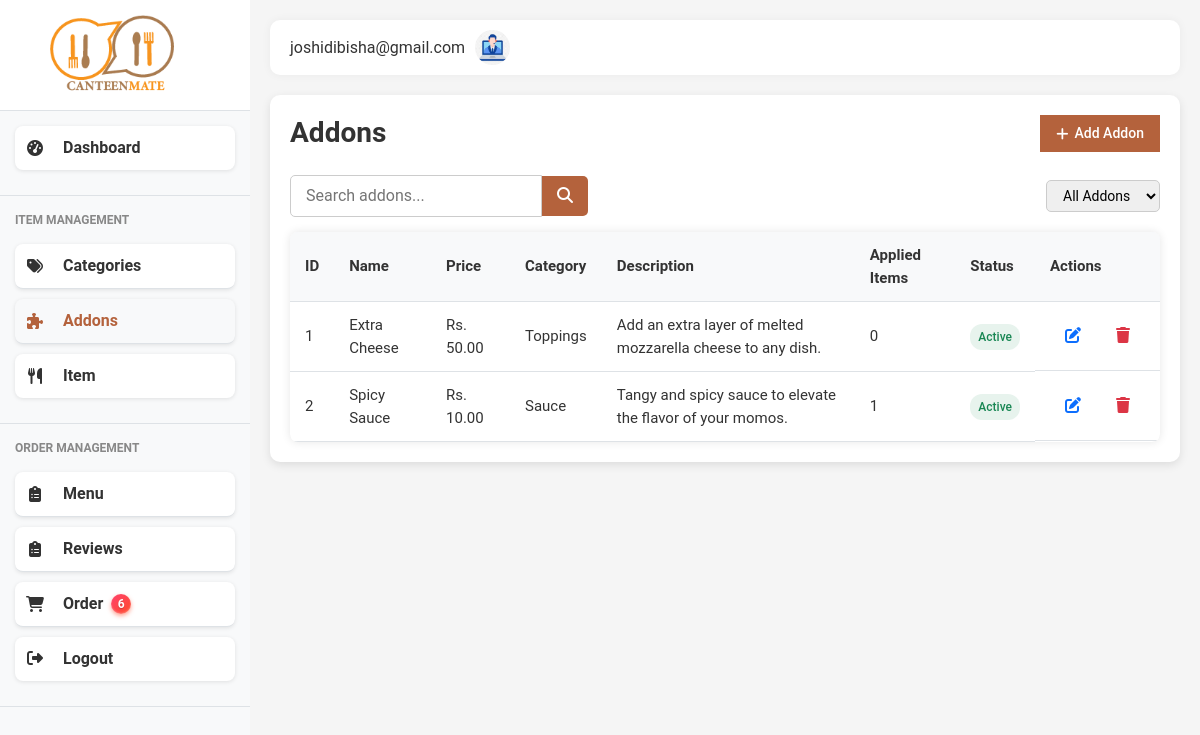
Screenshot of /admin/addons (signed in) with the database file from the repository.
### models.py (models this page shows, shortened)
class User(db.Model):
    id = db.Column(db.Integer, primary_key=True)
    fullname = db.Column(db.String(100), nullable=False)
    email = db.Column(db.String(100), unique=True, nullable=False)
    password = db.Column(db.String(200), nullable=False)
    role = db.Column(db.String(20), nullable=False)
    phone = db.Column(db.String(10))
    created_at = db.Column(db.DateTime, server_default=db.func.now())

class Addon(db.Model):
    __tablename__ = 'addons'
    id = db.Column(db.Integer, primary_key=True)
    name = db.Column(db.String(100), nullable=False)
    price = db.Column(db.Float, nullable=False)
    category = db.Column(db.String(50), nullable=False)
    description = db.Column(db.Text)
    status = db.Column(db.Boolean, default=True)
    items = db.relationship('Item', secondary='addon_item_association', back_populates='addons')
    def applied_items_count(self):
        return len(self.items)

### main.py (the view)
@app.route('/admin/addons')
@login_required
def addons():
    user_id = session['user_id']
    user = User.query.get(user_id)
    addons = Addon.query.all()
    return render_template('admin/addons.html', user=user, addons=addons, active_page='addons')

### main.py (called while the page is built)
def login_required(view):
    @functools.wraps(view)
    def wrapped_view(**kwargs):
        if 'user_id' not in session:
            flash('Please log in to access this page', 'warning')
            return redirect(url_for('login'))
        return view(**kwargs)
    return wrapped_view

@app.context_processor
def inject_new_orders_count():
    count = Order.query.filter_by(status='pending').count()
    print(count)
    return dict(new_orders_count=count)

### templates/admin/addons.html (shortened to what this page needs)
{% extends "admin/admin_base.html" %}
{% block content %}
<div class="categories-content">
  <div class="section-header">
    <h1 class="page-title">Addons</h1>
    <button class="add-btn" id="addAddonBtn">
      <i class="fas fa-plus"></i> Add Addon
    </button>
  </div>
  <div class="section-filters">
    <div class="search-box">
      <input type="text" placeholder="Search addons..." />
      <button><i class="fas fa-search"></i></button>
    </div>
    <div class="filter-dropdown">
      <select>
        <option>All Addons</option>
      </select>
    </div>
  </div>
  <div class="addons-list" style="{% with messages = get_flashed_messages(with_categories=true) %}
                                                {% endwith %}">
    <div class="data-table">
      <table>
        <thead>
          <tr>
            <th>ID</th>
            <th>Name</th>
            <th>Price</th>
            <th>Category</th>
            <th>Description</th>
            <th>Applied Items</th>
            <th>Status</th>
            <th>Actions</th>
          </tr>
        </thead>
        <tbody>
          {% if addons %} {% for addon in addons %}
          <tr>
            <td>{{ addon.id }}</td>
            <td>{{ addon.name }}</td>
            <td>Rs. {{ '%.2f'|format(addon.price) }}</td>
            <td>{{ addon.category }}</td>
            <td>{{ addon.description or '-' }}</td>
            <td>{{ addon.applied_items_count() }}</td>
            <td>
              <span
                class="status {{ 'active' if addon.status else 'inactive' }}"
                >{{ 'Active' if addon.status else 'Inactive' }}</span
              >
            </td>
            <td class="actions">
              <form
                method="POST"
                action="{{ url_for('edit_addon', addon_id=addon.id) }}"
                style="display: inline"
              >
                <button
                  class="btn-edit"
                  data-id="{{ addon.id }}"
                  data-name="{{ addon.name }}"
                  data-price="{{ addon.price }}"
                  data-category="{{ addon.category }}"
                  data-description="{{ addon.description or '' }}"
                  data-status="{{ 'active' if addon.status else 'inactive' }}"
                  title="Edit"
                >
                  <i class="fas fa-edit"></i>
                </button>
              </form>
              <form
                method="POST"
                action="{{ url_for('delete_addon', addon_id=addon.id) }}"
                style="display: inline"
                onsubmit="return confirm('Are you sure you want to delete this addon?');"
              >
                <button class="btn-delete" title="Delete">
                  <i class="fas fa-trash"></i>
                </button>
              </form>
            </td>
          </tr>
          {% endfor %} {% else %}
          <tr>
            <td colspan="8" style="text-align: center; padding: 1rem">
              No addons available.
            </td>
          </tr>
          {% endif %}
        </tbody>
      </table>
    </div>
  </div>
</div>
{% endblock %}

### templates/admin/admin_base.html (shortened to what this page needs)
<!DOCTYPE html>
<html lang="en">
<head>
    <link href="https://cdnjs.cloudflare.com/ajax/libs/bootstrap/5.3.0/css/bootstrap.min.css" rel="stylesheet">
    <link href="https://cdnjs.cloudflare.com/ajax/libs/font-awesome/6.4.0/css/all.min.css" rel="stylesheet">
    <link href="{{ url_for('static', filename='css/style.css') }}" rel="stylesheet">
    <link href="{{ url_for('static', filename='css/admin_styles.css') }}" rel="stylesheet">
    <link href="{{ url_for('static', filename='css/content-page.css') }}" rel="stylesheet">
</head>
<body>
    <div class="d-flex">
    <div class="sidebar">
        <div class="brand">
            <img src="{{ url_for('static', filename='img/logo.png') }}" href={{ url_for('dashboard')}} alt="Canteen Logo">
        </div>
        <nav>
            <div class="menu-section">
                <a href="{{ url_for('dashboard')}}" class="menu-item {% if active_page == 'dashboard' %}active{% endif %}">
                    <i class="fas fa-tachometer-alt"></i>
                    Dashboard
                </a>
            </div>
            <div class="menu-section">
                <div class="menu-title">ITEM MANAGEMENT</div>
                <a href="{{ url_for('categories') }}" class="menu-item {% if active_page == 'categories' %}active{% endif %}">
                    <i class="fas fa-tags"></i>
                    Categories
                </a>
                <a href="{{ url_for('addons')}}" class="menu-item {% if active_page == 'addons' %}active{% endif %}">
                    <i class="fas fa-puzzle-piece"></i>
                    Addons
                </a>
                <a href="{{ url_for('items')}}" class="menu-item  {% if active_page == 'items' %}active{% endif %}">
                    <i class="fas fa-utensils"></i>
                    Item
                </a>
            </div>
            <div class="menu-section">
                <div class="menu-title">ORDER MANAGEMENT</div>
                <a href="{{ url_for('menu') }}" class="menu-item  {% if active_page == 'menu' %}active{% endif %}">
                    <i class="fas fa-clipboard-list"></i>
                    Menu
                </a>
                <a href="{{ url_for('admin_reviews') }}" class="menu-item  {% if active_page == 'reviews' %}active{% endif %}">
                    <i class="fas fa-clipboard-list"></i>
                    Reviews
                </a>
               <a href="{{ url_for('admin_orders') }}" class="menu-item {% if active_page == 'admin_orders' %}active{% endif %}">
                <i class="fas fa-shopping-cart"></i>
                Order
                {% if new_orders_count > 0 %}
                <span class="order_badge">{{ new_orders_count }}</span>
                {% endif %}
            </a>
                <a href="{{ url_for('logout') }}" class="menu-item {% if active_page == 'logout' %}active{% endif %}">
                    <div class="menu-icon"><i class="fas fa-sign-out-alt"></i></div>
                    <div class="menu-text">Logout</div>
                </a>
            </div>
        </nav>
    </div>
    <div class="content-wrapper">
        <div class="top-navbar">
            <div class="d-flex align-items-center">
                <div class="user-profile">
                    <div class="user-info">
                        <div class="user-email">{{ user.email }}</div>
                    </div>
                    <img src="{{ url_for('static', filename='img/admin.jpg') }}" alt="User Avatar">
                </div>
            </div>
        </div>
    {% block content %}{% endblock %}
</body>
</html>

### static/css/style.css (style rules this page uses)
:root { --primary-color: #f7941d; --secondary-color: #e74c3c; --light-gray: #f8f9fa; --dark-gray: #343a40; --success-color: #28a745; --warning-color: #ffc107; --danger-color: #dc3545; --border-color: #dee2e6; }
body { font-family: 'Segoe UI', Tahoma, Geneva, Verdana, sans-serif; background-color: #f5f5f5; overflow-x: hidden; }
.d-flex { display: flex; }
.sidebar { height: 100vh; flex: 0 0 clamp(200px, 25%, 250px); overflow-y: auto; position: fixed; width: clamp(200px, 25%, 250px); background-color: #f8f9fa; transition: transform 0.3s ease, width 0.3s ease; z-index: 1000; }
.brand { background-color: white; padding: 15px; border-bottom: 1px solid var(--border-color); display: flex; align-items: center; padding-left: 20%; }
.brand img { height: 80px; }
.menu-section { padding: 15px; border-bottom: 1px solid var(--border-color); }
.menu-title { font-size: 12px; color: #888; font-weight: bold; margin-bottom: 15px; text-transform: uppercase; }
.menu-item { display: flex; align-items: center; gap: 8px; background: #fff; padding: 12px 20px; margin-bottom: 10px; border-radius: 8px; text-decoration: none; color: #333; box-shadow: 0 1px 4px rgb(0 0 0 / 0.1); width: 220px; font-weight: 600; user-select: none; }
.order_badge { display: inline-flex; align-items: center; justify-content: center; min-width: 20px; height: 20px; padding: 0 6px; font-size: 12px; font-weight: 600; color: white; background: linear-gradient(135deg, #ff416c, #ff4b2b); border-radius: 12px; box-shadow: 0 2px 4px rgba(255, 75, 43, 0.5), inset 0 -1px 2px rgba(255, 255, 255, 0.3); user-select: none; transition: background 0.3s ease, transform 0.15s ease; cursor: default; text-shadow: 0 1px 1px rgba(0,0,0,0.2); }
.menu-item:hover, .menu-item.active { background-color: var(--light-gray); color: #b4623c; }
.menu-item i { width: 20px; text-align: center; margin-right: 10px; }
.content-wrapper { margin-left: clamp(200px, 25%, 250px); padding: 20px; width: calc(100% - clamp(200px, 25%, 250px)); transition: margin-left 0.3s ease, width 0.3s ease; overflow-x: hidden; }
.top-navbar { display: flex; justify-content: space-between; align-items: center; background-color: white; border-radius: 10px; padding: 10px 20px; margin-bottom: 20px; box-shadow: 0 0 10px rgba(0,0,0,0.05); }
.user-profile { display: flex; align-items: center; gap: 10px; }
.user-profile img { width: 40px; height: 40px; border-radius: 50%; object-fit: cover; }
.user-profile .user-info { display: flex; flex-direction: column; }
.section-header { display: flex; justify-content: space-between; align-items: center; margin-bottom: 15px; }
.page-title { font-size: 28px; font-weight: 700; }
.add-btn { background-color: #007bff; color: white; border: none; padding: 8px 16px; font-size: 14px; border-radius: 5px; cursor: pointer; display: flex; align-items: center; gap: 6px; transition: background-color 0.3s ease; }
.section-filters { display: flex; justify-content: space-between; align-items: center; margin-bottom: 15px; gap: 15px; flex-wrap: wrap; }
.filter-dropdown select { padding: 6px 12px; border-radius: 5px; border: 1px solid #ccc; font-size: 14px; cursor: pointer; }
.data-table { overflow-x: auto; border-radius: 8px; box-shadow: 0 0 10px rgb(0 0 0 / 0.1); }
.data-table table { width: 100%; border-collapse: collapse; min-width: 600px; }
.data-table th, .data-table td { padding: 12px 16px; text-align: left; border-bottom: 1px solid #eee; vertical-align: middle; font-size: 15px; }
.data-table thead { background-color: #f8f9fa; font-weight: 600; font-size: 16px; }
.actions { display: flex; gap: 10px; }

### static/css/content-page.css (style rules this page uses)
.categories-content, .attribute-content, .units-content { background-color: #fff; border-radius: 10px; padding: 20px; box-shadow: 0 3px 10px rgba(0, 0, 0, 0.1); }

### rows the page displays
User: email "joshidibisha@gmail.com"
Addon: id "1", name "Extra Cheese", price "50.00", category "Toppings", description "Add an extra layer of melted mozzarella cheese to any dish.", applied_items_count "0", status "Active"
Addon: id "2", name "Spicy Sauce", price "10.00", category "Sauce", description "Tangy and spicy sauce to elevate the flavor of your momos.", applied_items_count "1", status "Active"

### other values shown
{{ new_orders_count }} "6"
